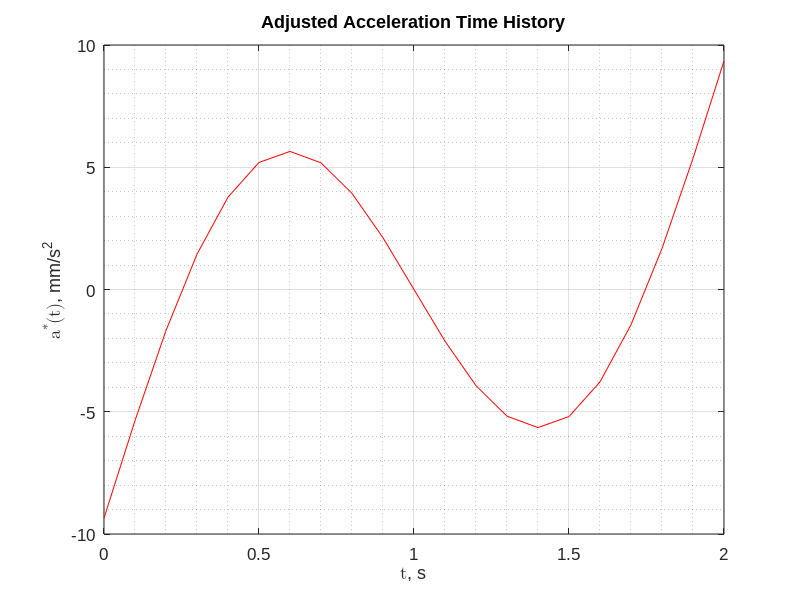
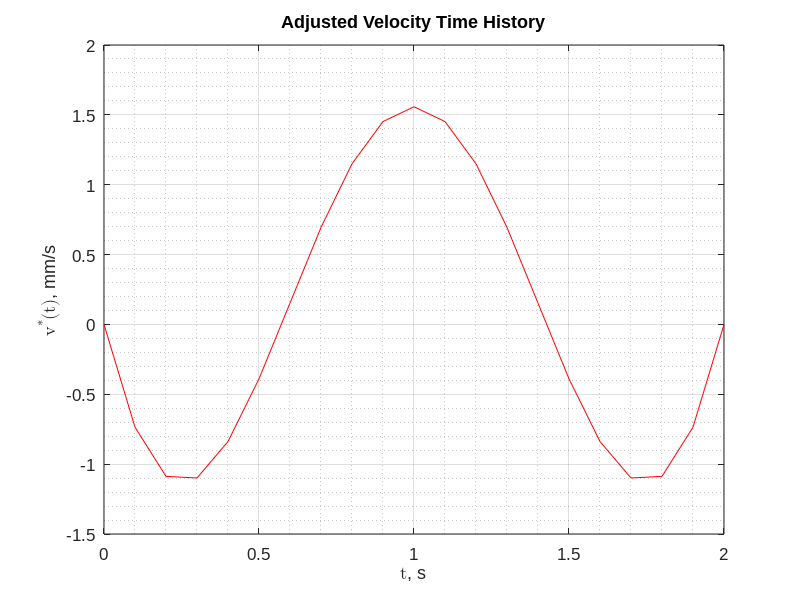
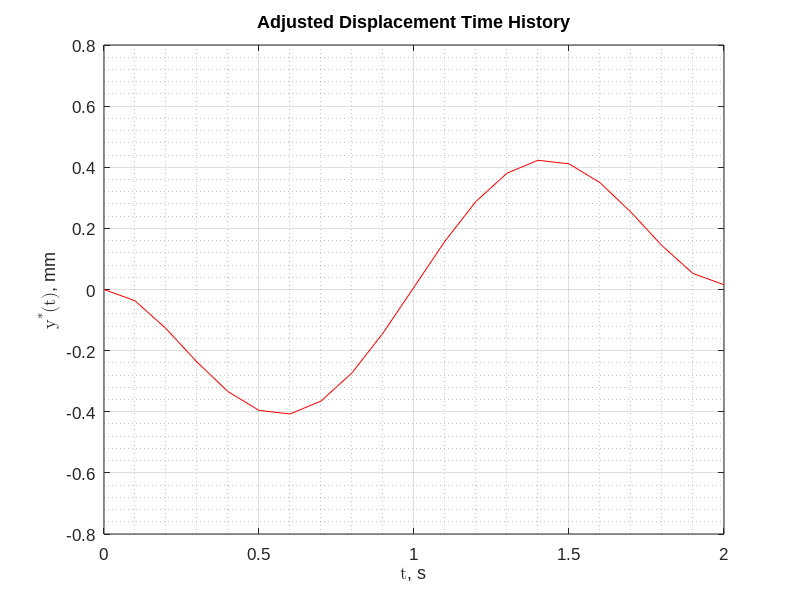

Source code (MATLAB) for these figures, in order:
clear all
format longeng


% INPUT PARAMETERS
% --------------------------------------------------------------------------------------------------

dt = 0.1 ;
T = 2 ;
t = 0:dt:T ;
NT = length(t) ;
N = 3 ; % approximation order = N - 1 (SHOULD BE <= 10)

gamma = 1 / 2 ;
beta = 1 / 4 ;

adjust_accel = true ;
adjust_vel = false ;
adjust_disp = false ;

integrate_corrected_accel = true ;
scale_factor = 1 ; % scale = desired / result

plot_unadjusted = false ;
plot_adjusted = true ;


% GENERATE ACCELERATION TIME HISTORY
% --------------------------------------------------------------------------------------------------

d2u = zeros(1,NT) ;
for i = 1:NT
    d2u(i) = pi * pi * sin(pi * t(i)) ;
end


% COMPUTE NOMINAL TIME HISTORIES WITH NEWMARK
% --------------------------------------------------------------------------------------------------

du = zeros(1,NT) ;
u = zeros(1,NT) ;
for i = 1:NT-1
    du(i+1) = du(i) + (1 - gamma) * dt * d2u(i) + gamma * dt * d2u(i+1) ;
    u(i+1) = u(i) + dt * du(i) + (1 / 2 - beta) * dt^2 * d2u(i) + beta * dt^2 * d2u(i+1) ;
end

%// initialize the adjusted time histories as the unadjusted
d2uStar = d2u ; duStar = du ; uStar = u ;


% COMPUTE ADJUSTED TIME HISTORIES WITH ACCELERATION FIT
% --------------------------------------------------------------------------------------------------

if (adjust_accel == true)
    K = zeros(N,N) ;
    for k = 1:N
        for j = 1:N
            K(k,j) = (j * j + j) * T^(k + j - 1) / (k + j - 1) ;
        end
    end

    [L,U,perm] = lu(K) ; % LU factorization with row-reordering permuation matrix

    I = zeros(N,1) ; i = 1 ;
    while i <= NT-1
        for k = 1:N
            I(k) = I(k) + (1 - gamma) * dt * t(i)^(k - 1) * d2uStar(i) ...
                        + gamma * dt * t(i+1)^(k - 1) * d2uStar(i+1) ;
        end, i = i + 1 ;
    end

    C = U \ (L \ perm * I) ; % solve the LU system
    
    d2P = zeros(1,NT) ; dP = zeros(1,NT) ; P = zeros(1,NT) ;
    for i = 1:NT
        for k = 1:N
            d2P(i) = d2P(i) + (k * k + k) * C(k) * t(i)^(k-1) ;
            dP(i) = dP(i) + (k + 1) * C(k) * t(i)^k ;
            P(i) = P(i) + C(k) * t(i)^(k+1) ;
        end
        d2uStar(i) = d2uStar(i) - d2P(i) ;
        duStar(i) = duStar(i) - dP(i) ;
        uStar(i) = uStar(i) - P(i) ;
    end
end


% COMPUTE ADJUSTED TIME HISTORIES WITH VELOCITY FIT
% --------------------------------------------------------------------------------------------------

if (adjust_vel == true)
    K = zeros(N,N) ;
    for k = 1:N
        for j = 1:N
            K(k,j) = (j + 1) * T^(k + j + 1) / (k + j + 1) ;
        end
    end

    [L,U,perm] = lu(K) ;

    I = zeros(N,1) ; i = 1 ;
    while i <= NT-1
        for k = 1:N
            I(k) = I(k) + dt * t(i)^k * duStar(i) + (0.5 - beta) * dt * dt ...
                        * (t(i)^k * d2uStar(i) + k * t(i)^(k - 1) * duStar(i)) + beta * dt * dt ...
                        * (t(i+1)^k * d2uStar(i+1) + k * t(i+1)^(k - 1) * duStar(i+1)) ;
        end, i = i + 1 ;
    end

    C = U \ (L \ perm * I) ;
    
    d2P = zeros(1,NT) ; dP = zeros(1,NT) ; P = zeros(1,NT) ;
    for i = 1:NT
        for k = 1:N
            d2P(i) = d2P(i) + (k * k + k) * C(k) * t(i)^(k-1) ;
            dP(i) = dP(i) + (k + 1) * C(k) * t(i)^k ;
            P(i) = P(i) + C(k) * t(i)^(k+1) ;
        end
        d2uStar(i) = d2uStar(i) - d2P(i) ;
        duStar(i) = duStar(i) - dP(i) ;
        uStar(i) = uStar(i) - P(i) ;
    end
end


% COMPUTE ADJUSTED TIME HISTORIES WITH DISPLACEMENT FIT
% --------------------------------------------------------------------------------------------------

if (adjust_disp == true)
    K = zeros(N,N) ;
    for k = 1:N
        for j = 1:N
            K(k,j) = T^(k + j + 3) / (k + j + 3) ;
        end
    end

    [L,U,perm] = lu(K) ;

    I = zeros(N,1) ; i = 1 ;
    while i <= NT-1
        for k = 1:N
            I(k) = I(k) + dt * (t(i+1)^(k+1) * uStar(i+1) + t(i)^(k+1) * uStar(i)) ;
        end, i = i + 1 ;
    end, I = I / 2 ;

    C = U \ (L \ perm * I) ;
    
    d2P = zeros(1,NT) ; dP = zeros(1,NT) ; P = zeros(1,NT) ;
    for i = 1:NT
        for k = 1:N
            d2P(i) = d2P(i) + (k * k + k) * C(k) * t(i)^(k-1) ;
            dP(i) = dP(i) + (k + 1) * C(k) * t(i)^k ;
            P(i) = P(i) + C(k) * t(i)^(k+1) ;
        end
        d2uStar(i) = d2uStar(i) - d2P(i) ;
        duStar(i) = duStar(i) - dP(i) ;
        uStar(i) = uStar(i) - P(i) ;
    end
end


% INTEGRATE CORRECTED ACCEL AND APPLY SCALE FACTOR IF DESIRED
% --------------------------------------------------------------------------------------------------

if (integrate_corrected_accel)
    d2uStar = scale_factor * d2uStar ;
    
    for i = 1:NT-1
        duStar(i+1) = duStar(i) + (1 - gamma) * dt * d2uStar(i) + gamma * dt * d2uStar(i+1) ;
        uStar(i+1) = uStar(i) + dt * duStar(i) + (1 / 2 - beta) * dt^2 * d2uStar(i) + beta * dt^2 * d2uStar(i+1) ;
    end
end


% GENERATE PLOTS
% --------------------------------------------------------------------------------------------------

if (plot_unadjusted)
    figure(1)
    plot(t,d2u)
    hold on
    set(gca,'fontname','arial','fontsize',12)
    title('Acceleration Time History')
    ylabel ('\fontname{cambria math}{\ita}({\itt})\fontname{arial}, mm/s^{2}')
    xlabel ('\fontname{cambria math}{\itt}\fontname{arial}, s')
    grid on
    grid minor

    figure(2)
    plot(t,du)
    hold on
    set(gca,'fontname','arial','fontsize',12)
    title('Velocity Time History')
    ylabel ('\fontname{cambria math}{\itv}({\itt})\fontname{arial}, mm/s')
    xlabel ('\fontname{cambria math}{\itt}\fontname{arial}, s')
    grid on
    grid minor

    figure(3)
    plot(t,u)
    hold on
    set(gca,'fontname','arial','fontsize',12)
    title('Displacement Time History')
    ylabel ('\fontname{cambria math}{\ity}({\itt})\fontname{arial}, mm')
    xlabel ('\fontname{cambria math}{\itt}\fontname{arial}, s')
    grid on
    grid minor
end

if (plot_adjusted)
    figure(4)
    plot(t,d2uStar,'color',[1 0 0])
    hold on
    set(gca,'fontname','arial','fontsize',12)
    title('Adjusted Acceleration Time History')
    ylabel ('\fontname{cambria math}{\ita^{*}}({\itt})\fontname{arial}, mm/s^{2}')
    xlabel ('\fontname{cambria math}{\itt}\fontname{arial}, s')
    grid on
    grid minor

    figure(5)
    plot(t,duStar,'color',[1 0 0])
    hold on
    set(gca,'fontname','arial','fontsize',12)
    title('Adjusted Velocity Time History')
    ylabel ('\fontname{cambria math}{\itv^{*}}({\itt})\fontname{arial}, mm/s')
    xlabel ('\fontname{cambria math}{\itt}\fontname{arial}, s')
    grid on
    grid minor

    figure(6)
    plot(t,uStar,'color',[1 0 0])
    hold on
    set(gca,'fontname','arial','fontsize',12)
    title('Adjusted Displacement Time History')
    ylabel ('\fontname{cambria math}{\ity^{*}}({\itt})\fontname{arial}, mm')
    xlabel ('\fontname{cambria math}{\itt}\fontname{arial}, s')
    grid on
    grid minor
end
